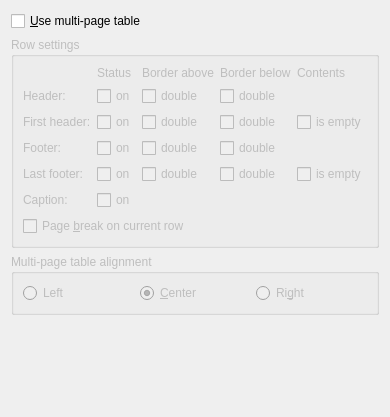
     <widget class="QWidget" name="Longtables">
      <attribute name="title">
       <string>&amp;Multi-Page Table</string>
      </attribute>
      <layout class="QGridLayout" name="gridLayout_7">
       <item row="0" column="0">
        <widget class="QCheckBox" name="longTabularCB">
         <property name="toolTip">
          <string>Select for tables that span multiple pages</string>
         </property>
         <property name="text">
          <string>&amp;Use multi-page table</string>
         </property>
        </widget>
       </item>
       <item row="1" column="0">
        <widget class="QGroupBox" name="longtableGB">
         <property name="enabled">
          <bool>false</bool>
         </property>
         <property name="title">
          <string>Row settings</string>
         </property>
         <layout class="QGridLayout" name="gridLayout_2">
          <item row="0" column="1">
           <widget class="QLabel" name="StatusLA">
            <property name="text">
             <string>Status</string>
            </property>
           </widget>
          </item>
          <item row="0" column="2">
           <widget class="QLabel" name="BorderAboveLA">
            <property name="text">
             <string>Border above</string>
            </property>
           </widget>
          </item>
          <item row="0" column="3">
           <widget class="QLabel" name="BorderBelowLA">
            <property name="text">
             <string>Border below</string>
            </property>
           </widget>
          </item>
          <item row="0" column="4">
           <widget class="QLabel" name="ContentsLA">
            <property name="text">
             <string>Contents</string>
            </property>
           </widget>
          </item>
          <item row="1" column="0">
           <widget class="QLabel" name="HeaderLA">
            <property name="text">
             <string>Header:</string>
            </property>
           </widget>
          </item>
          <item row="1" column="1">
           <widget class="QCheckBox" name="headerStatusCB">
            <property name="toolTip">
             <string>Repeat this row as header on every (except the first) page</string>
            </property>
            <property name="text">
             <string>on</string>
            </property>
           </widget>
          </item>
          <item row="1" column="2">
           <widget class="QCheckBox" name="headerBorderAboveCB">
            <property name="toolTip">
             <string/>
            </property>
            <property name="text">
             <string>double</string>
            </property>
           </widget>
          </item>
          <item row="1" column="3">
           <widget class="QCheckBox" name="headerBorderBelowCB">
            <property name="text">
             <string>double</string>
            </property>
           </widget>
          </item>
          <item row="2" column="0">
           <widget class="QLabel" name="FirstHeaderLA">
            <property name="text">
             <string>First header:</string>
            </property>
           </widget>
          </item>
          <item row="2" column="1">
           <widget class="QCheckBox" name="firstheaderStatusCB">
            <property name="toolTip">
             <string>This row is the header of the first page</string>
            </property>
            <property name="whatsThis">
             <string/>
            </property>
            <property name="text">
             <string>on</string>
            </property>
           </widget>
          </item>
          <item row="2" column="2">
           <widget class="QCheckBox" name="firstheaderBorderAboveCB">
            <property name="text">
             <string>double</string>
            </property>
           </widget>
          </item>
          <item row="2" column="3">
           <widget class="QCheckBox" name="firstheaderBorderBelowCB">
            <property name="text">
             <string>double</string>
            </property>
           </widget>
          </item>
          <item row="2" column="4">
           <widget class="QCheckBox" name="firstheaderNoContentsCB">
            <property name="toolTip">
             <string>Don't output the first header</string>
            </property>
            <property name="text">
             <string>is empty</string>
            </property>
           </widget>
          </item>
          <item row="3" column="0">
           <widget class="QLabel" name="FooterLA">
            <property name="text">
             <string>Footer:</string>
            </property>
           </widget>
          </item>
          <item row="3" column="1">
           <widget class="QCheckBox" name="footerStatusCB">
            <property name="toolTip">
             <string>Repeat this row as footer on every (except the last) page</string>
            </property>
            <property name="text">
             <string>on</string>
            </property>
           </widget>
          </item>
          <item row="3" column="2">
           <widget class="QCheckBox" name="footerBorderAboveCB">
            <property name="text">
             <string>double</string>
            </property>
           </widget>
          </item>
          <item row="3" column="3">
           <widget class="QCheckBox" name="footerBorderBelowCB">
            <property name="text">
             <string>double</string>
            </property>
           </widget>
          </item>
          <item row="4" column="0">
           <widget class="QLabel" name="LastFooterLA">
            <property name="text">
             <string>Last footer:</string>
            </property>
           </widget>
          </item>
          <item row="4" column="1">
           <widget class="QCheckBox" name="lastfooterStatusCB">
            <property name="toolTip">
             <string>This row is the footer of the last page</string>
            </property>
            <property name="text">
             <string>on</string>
            </property>
           </widget>
          </item>
          <item row="4" column="2">
           <widget class="QCheckBox" name="lastfooterBorderAboveCB">
            <property name="text">
             <string>double</string>
            </property>
           </widget>
          </item>
          <item row="4" column="3">
           <widget class="QCheckBox" name="lastfooterBorderBelowCB">
            <property name="text">
             <string>double</string>
            </property>
           </widget>
          </item>
          <item row="4" column="4">
           <widget class="QCheckBox" name="lastfooterNoContentsCB">
            <property name="toolTip">
             <string>Don't output the last footer</string>
            </property>
            <property name="text">
             <string>is empty</string>
            </property>
           </widget>
          </item>
          <item row="5" column="0">
           <widget class="QLabel" name="label">
            <property name="text">
             <string>Caption:</string>
            </property>
           </widget>
          </item>
          <item row="5" column="1">
           <widget class="QCheckBox" name="captionStatusCB">
            <property name="text">
             <string>on</string>
            </property>
           </widget>
          </item>
          <item row="6" column="0" colspan="3">
           <widget class="QCheckBox" name="newpageCB">
            <property name="enabled">
             <bool>false</bool>
            </property>
            <property name="toolTip">
             <string>Set a page break on the current row</string>
            </property>
            <property name="text">
             <string>Page &amp;break on current row</string>
            </property>
           </widget>
          </item>
         </layout>
        </widget>
       </item>
       <item row="2" column="0">
        <widget class="QGroupBox" name="alignmentGB">
         <property name="enabled">
          <bool>false</bool>
         </property>
         <property name="toolTip">
          <string>Horizontal alignment of the multi-page table</string>
         </property>
         <property name="title">
          <string>Multi-page table alignment</string>
         </property>
         <property name="flat">
          <bool>true</bool>
         </property>
         <layout class="QGridLayout" name="gridLayout9">
          <item row="0" column="0">
           <widget class="QRadioButton" name="leftRB">
            <property name="text">
             <string>Left</string>
            </property>
           </widget>
          </item>
          <item row="0" column="1">
           <widget class="QRadioButton" name="centerRB">
            <property name="text">
             <string>&amp;Center</string>
            </property>
            <property name="checked">
             <bool>true</bool>
            </property>
           </widget>
          </item>
          <item row="0" column="2">
           <widget class="QRadioButton" name="rightRB">
            <property name="text">
             <string>Ri&amp;ght</string>
            </property>
           </widget>
          </item>
         </layout>
        </widget>
       </item>
       <item row="3" column="0">
        <spacer name="verticalSpacer">
         <property name="orientation">
          <enum>Qt::Orientation::Vertical</enum>
         </property>
         <property name="sizeHint" stdset="0">
          <size>
           <width>20</width>
           <height>91</height>
          </size>
         </property>
        </spacer>
       </item>
      </layout>
     </widget>
